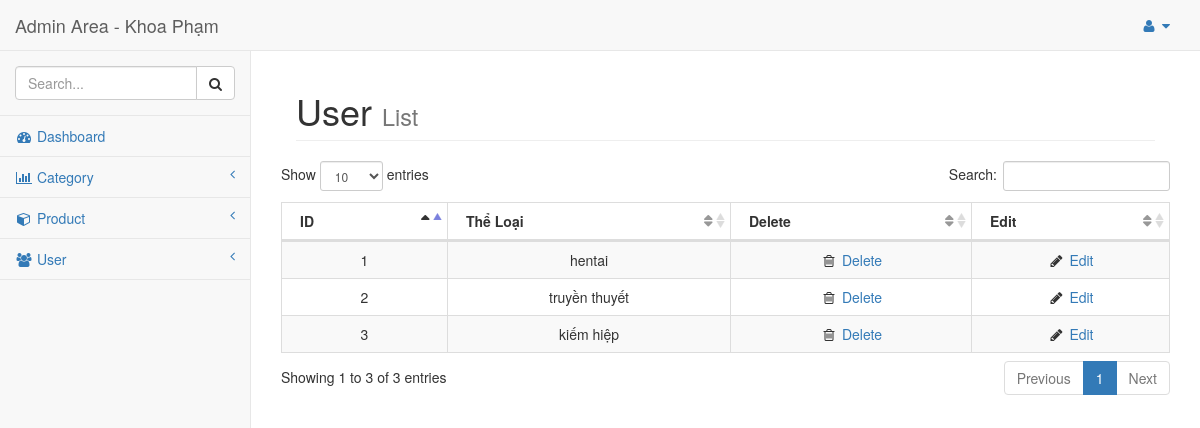
The page /public/admin/theloai_list.php on the database as committed earlier.
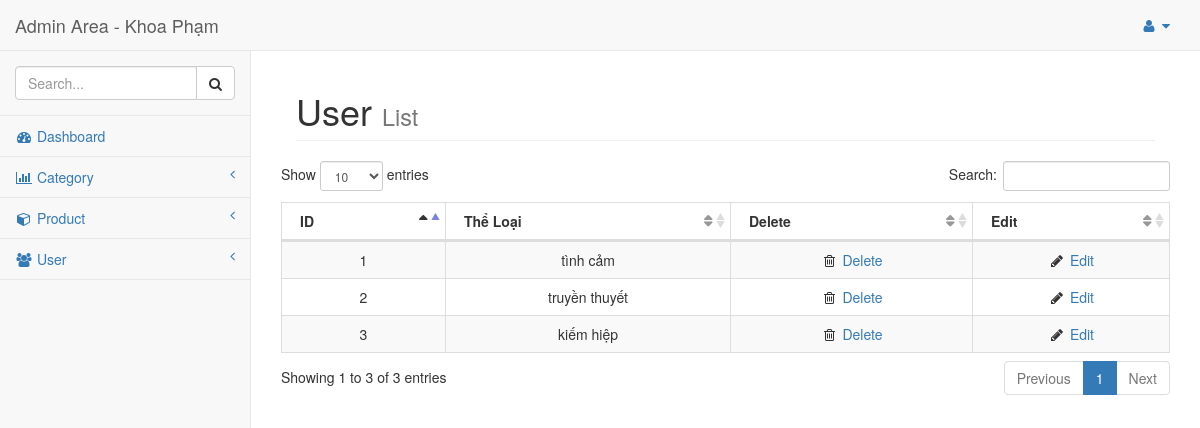
The same page on the database as committed later.
### tables this page shows
CREATE TABLE `the_loai` (
  `id` int(11) NOT NULL,
  `the_loai` varchar(255) NOT NULL
);

### model/database.php (called while the page is built, shortened)
<?php
class database{
    public $_dbh = '';
    public $_sql = '';
    public function database() {
        $this->_dbh = new PDO('mysql:host=localhost; dbname=web_assignment','root','');
        $this->_dbh->query('set names "utf8"');
    }
    public function setQuery($sql) {
        $this->_sql = $sql;
    }
    public function execute($options=array()) {
        $this->_cursor = $this->_dbh->prepare($this->_sql);
        $this->_cursor->execute();
        return $this->_cursor;
    }
    public function loadAllRows($options=array()) {
        if(!$options) {
            if(!$result = $this->execute())
                return false;
        }
        else {
            if(!$result = $this->execute($options))
                return false;
        }
        return $result->fetchAll(PDO::FETCH_OBJ);
    }
}
?>

### controller/TheloaiController.php (called while the page is built, shortened)
<?php
include("../../model/Theloai.php");
class TheloaiController
{
	public function index()
	{
		$theloai = new Theloai();
		$theloais = $theloai->getAllTheloai();
		return array('theloai'=>$theloais);
	}
}
?>

### model/Theloai.php (called while the page is built, shortened)
<?php
include('database.php');
class Theloai extends database
{
	function getAllTheloai()
	{
		$sql = "SELECT * FROM the_loai";
		return $this->loadAllRows();
	}
}
?>

### public/admin/theloai_list.php (the view, shortened to what the changed rows need)
<?php
include("../../controller/TheloaiController.php");
$theloai = new TheloaiController();
$theloais = $theloai->index();
?>
<!DOCTYPE html>
<html lang="en">
<head>
    <link href="bower_components/bootstrap/dist/css/bootstrap.min.css" rel="stylesheet">
    <link href="bower_components/metisMenu/dist/metisMenu.min.css" rel="stylesheet">
    <link href="dist/css/sb-admin-2.css" rel="stylesheet">
    <link href="bower_components/font-awesome/css/font-awesome.min.css" rel="stylesheet" type="text/css">
    <link href="bower_components/datatables-plugins/integration/bootstrap/3/dataTables.bootstrap.css" rel="stylesheet">
    <link href="bower_components/datatables-responsive/css/dataTables.responsive.css" rel="stylesheet">
</head>
<body>
    <div id="wrapper">
        <div id="page-wrapper">
            <div class="container-fluid">
                <div class="row">
                    <div class="col-lg-12">
                        <h1 class="page-header">User
                            <small>List</small>
                        </h1>
                    </div>
                    <table class="table table-striped table-bordered table-hover" id="dataTables-example">
                        <thead>
                            <tr align="center">
                                <th>ID</th>
                                <th>Thể Loại</th>
                                <th>Delete</th>
                                <th>Edit</th>
                            </tr>
                        </thead>
                        <tbody>
                            <?php
                                $theloais = $theloais['theloai'];
                                foreach ($theloais as $key => $theloai) {
                                    if($key%2)
                                    {
                                        ?>
                                        <tr class="even gradeC" align="center">
                                            <td><?=$theloai->id?></td>
                                            <td><?=$theloai->the_loai?></td>
                                            <td class="center"><i class="fa fa-trash-o  fa-fw"></i><a href="#"> Delete</a></td>
                                            <td class="center"><i class="fa fa-pencil fa-fw"></i> <a href="theloai_edit.php?id=<?=$theloai->id?>">Edit</a></td>
                                        </tr>
                                        <?php
                                    }
                                    else
                                    {
                                        ?>
                                        <tr class="odd gradeX" align="center">
                                            <td><?=$theloai->id?></td>
                                            <td><?=$theloai->the_loai?></td>
                                            <td class="center"><i class="fa fa-trash-o  fa-fw"></i><a href="#"> Delete</a></td>
                                            <td class="center"><i class="fa fa-pencil fa-fw"></i> <a href="theloai_edit.php?id=<?=$theloai->id?>">Edit</a></td>
                                        </tr>
                                        <?php
                                    }
                                }
                            ?>
                        </tbody>
                    </table>
                </div>
            </div>
        </div>
    </div>
</body>
</html>

Rows that differ between the two databases and show on the page:
changed the_loai id 1: the_loai "hentai" → "tình cảm"
